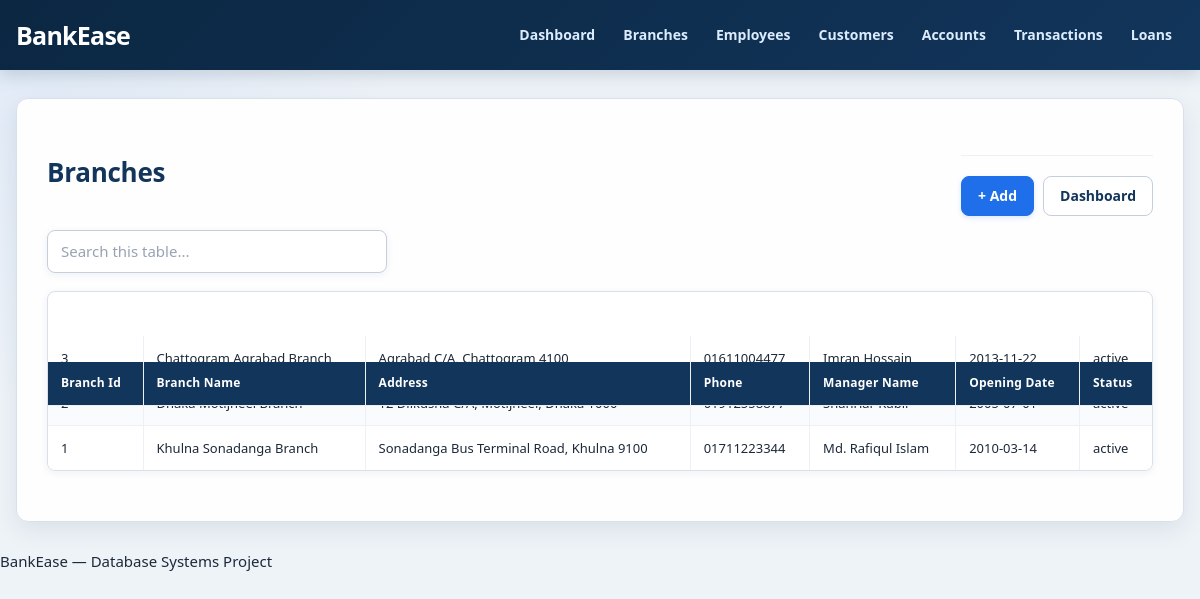
The page /BankEase_UI/lists/branches.php on the database its author committed.
### tables this page shows
CREATE TABLE branches (
    branch_id            INT AUTO_INCREMENT PRIMARY KEY,
    branch_name          VARCHAR(100) NOT NULL UNIQUE,
    address              VARCHAR(255) NOT NULL,
    phone                VARCHAR(20) NOT NULL,
    manager_employee_id  INT,
    opening_date         DATE NOT NULL,
    status               ENUM('active','closed','under_renovation') NOT NULL DEFAULT 'active'
);

### BankEase_UI/helpers.php (called while the page is built, shortened)
<?php
require_once __DIR__ . '/db.php';
function e($value): string
{
    return htmlspecialchars((string) $value, ENT_QUOTES, 'UTF-8');
}

### BankEase_UI/db.php (called while the page is built, shortened)
<?php
function db(): PDO
{
    static $pdo = null;
    $dsn = 'mysql:host=' . DB_HOST
         . ';port=' . DB_PORT
         . ';dbname=' . DB_NAME
         . ';charset=' . DB_CHARSET;
    $offset = (new DateTime('now', new DateTimeZone(APP_TIMEZONE)))->format('P');
    try {
        $pdo = new PDO($dsn, DB_USER, DB_PASS, [
            PDO::ATTR_ERRMODE            => PDO::ERRMODE_EXCEPTION,
            PDO::ATTR_DEFAULT_FETCH_MODE => PDO::FETCH_ASSOC,
            PDO::ATTR_EMULATE_PREPARES   => false,
            PDO::MYSQL_ATTR_INIT_COMMAND => "SET time_zone = '" . $offset . "'",
        ]);
    } catch (PDOException $e) {
        db_connection_failed($e);
    }
    return $pdo;
}
function db_select_all(string $sql, array $params = []): array
{
    $stmt = db()->prepare($sql);
    $stmt->execute($params);
    return $stmt->fetchAll();
}

### BankEase_UI/lists/branches.php (the view, shortened to what this page needs)
<?php
require_once __DIR__ . '/../helpers.php';
$pageTitle = 'Branches';
$rows = db_select_all('SELECT b.*, CONCAT(COALESCE(e.full_name,\'Not assigned\')) AS manager_name FROM branches b LEFT JOIN employees e ON e.employee_id=b.manager_employee_id ORDER BY b.branch_id DESC');
$columns = ['branch_id', 'branch_name', 'address', 'phone', 'manager_name', 'opening_date', 'status'];
include __DIR__ . '/../partials/header.php';
?>
<div class="toolbar"><h1><?= e($pageTitle) ?></h1>
<div class="actions">
<?php if (True): ?><a class="btn" href="../forms/branch.php">+ Add</a><?php endif; ?>
<a class="btn secondary" href="../index.php">Dashboard</a>
</div></div>
<div class="toolbar"><input data-table-search type="search" placeholder="Search this table..." style="max-width:340px"></div>
<div class="table-wrap"><table class="data-table"><thead><tr>
<?php foreach ($columns as $column): ?><th><?= e(ucwords(str_replace('_',' ',$column))) ?></th><?php endforeach; ?>
</tr></thead><tbody>
<?php foreach ($rows as $row): ?><tr>
<?php foreach ($columns as $column): ?><td><?= e($row[$column] ?? '-') ?></td><?php endforeach; ?>
</tr><?php endforeach; ?>
</tbody></table></div>
<?php include __DIR__ . '/../partials/footer.php'; ?>

### BankEase_UI/style.css (style rules this page uses)
:root { --navy: #12355b; --navy-dark: #0b2742; --blue: #1f6feb; --blue-soft: #eaf3ff; --teal: #0f766e; --teal-soft: #e8f7f5; --green: #16803c; --green-soft: #eaf8ef; --red: #c0392b; --red-soft: #fff0ee; --amber: #a66a00; --amber-soft: #fff7df; --text: #1d2939; --muted: #667085; --border: #d8e0ea; --border-dark: #c4cfdd; --surface: #ffffff; --surface-soft: #f7f9fc; --page: #eef3f8; --shadow-sm: 0 2px 8px rgba(16, 42, 67, .06); --shadow-md: 0 8px 24px rgba(16, 42, 67, .09); --radius: 12px; --radius-sm: 8px; }
* { box-sizing: border-box; }
html { scroll-behavior: smooth; }
body { margin: 0; min-height: 100vh; font-family: "Segoe UI", Arial, Helvetica, sans-serif; font-size: 15px; line-height: 1.55; color: var(--text); background: radial-gradient(circle at top left, rgba(31,111,235,.07), transparent 28%), var(--page); }
a { color: var(--blue); }
button, input, select, textarea { font: inherit; }
h1, h2, h3 { margin: 0; color: var(--navy); letter-spacing: -.01em; }
h1 { font-size: 28px; line-height: 1.2; }
.toolbar > h1 { font-size: 26px; }
.toolbar { display: flex; align-items: center; justify-content: space-between; gap: 14px; margin: 0 0 18px; }
.toolbar + .toolbar { justify-content: flex-start; margin-top: -4px; }
.toolbar .actions, .actions { display: flex; align-items: center; gap: 9px; flex-wrap: wrap; }
.toolbar input[type="search"], .toolbar .search-input, input[data-table-search] { width: min(360px, 100%); min-height: 42px; padding: 9px 13px; border: 1px solid var(--border-dark); border-radius: var(--radius-sm); background: #fff; color: var(--text); box-shadow: var(--shadow-sm); }
.toolbar input[type="search"]::placeholder, input[data-table-search]::placeholder { color: #98a2b3; }
.btn, button, input[type="submit"] { display: inline-flex; align-items: center; justify-content: center; min-height: 40px; padding: 9px 16px; border: 1px solid var(--blue); border-radius: var(--radius-sm); font-size: 14px; font-weight: 700; line-height: 1; text-decoration: none; cursor: pointer; color: #fff; background: var(--blue); box-shadow: 0 2px 5px rgba(31,111,235,.16); transition: transform .12s ease, box-shadow .12s ease, background .12s ease; }
.btn.secondary { color: var(--navy); background: #fff; border-color: var(--border-dark); box-shadow: none; }
.actions { margin-top: 26px; padding-top: 20px; border-top: 1px solid #edf0f4; }
.table-wrap { width: 100%; overflow-x: auto; margin: 0 0 20px; border: 1px solid var(--border); border-radius: var(--radius-sm); background: #fff; box-shadow: var(--shadow-sm); }
.data-table { width: 100%; min-width: 720px; border-collapse: separate; border-spacing: 0; font-size: 13px; }
.data-table th, .data-table td { padding: 12px 13px; text-align: left; vertical-align: middle; border-right: 1px solid #edf0f4; border-bottom: 1px solid #edf0f4; }
.data-table th:last-child, .data-table td:last-child { border-right: 0; }
.data-table tbody tr:last-child td { border-bottom: 0; }
.data-table th { position: sticky; top: 70px; z-index: 5; color: #fff; background: var(--navy); font-size: 12px; font-weight: 800; letter-spacing: .02em; white-space: nowrap; }
.data-table td { background: #fff; }
.data-table tbody tr:nth-child(even) td { background: #f9fbfd; }

### rows shown on the page
branches: branch_id "3", branch_name "Chattogram Agrabad Branch", address "Agrabad C/A, Chattogram 4100", phone "01611004477", column "Imran Hossain", opening_date "2013-11-22", status "active"
branches: branch_id "1", branch_name "Khulna Sonadanga Branch", address "Sonadanga Bus Terminal Road, Khulna 9100", phone "01711223344", column "Md. Rafiqul Islam", opening_date "2010-03-14", status "active"

### other values the page prints
$pageTitle "Branches"
str_replace('_',' ',$column) "Branch Id"
str_replace('_',' ',$column) "Branch Name"
str_replace('_',' ',$column) "Address"
str_replace('_',' ',$column) "Phone"
str_replace('_',' ',$column) "Manager Name"
str_replace('_',' ',$column) "Opening Date"
str_replace('_',' ',$column) "Status"
